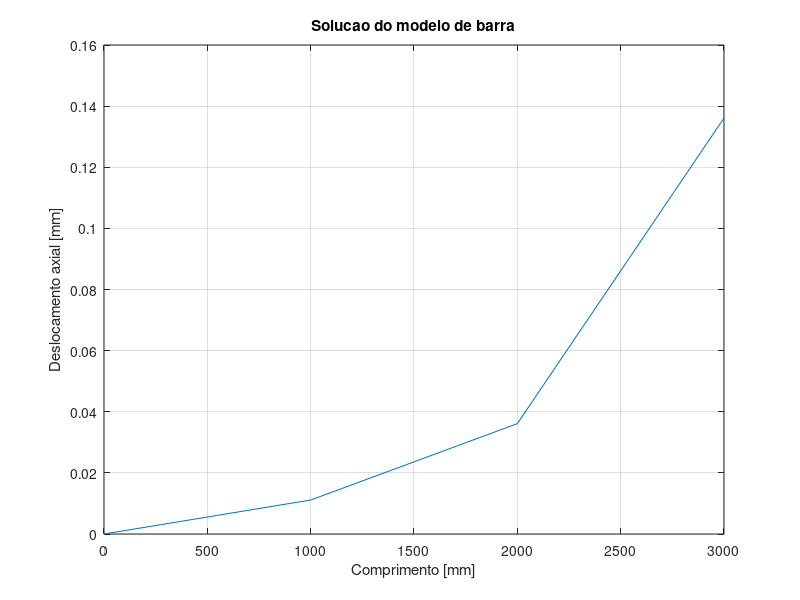
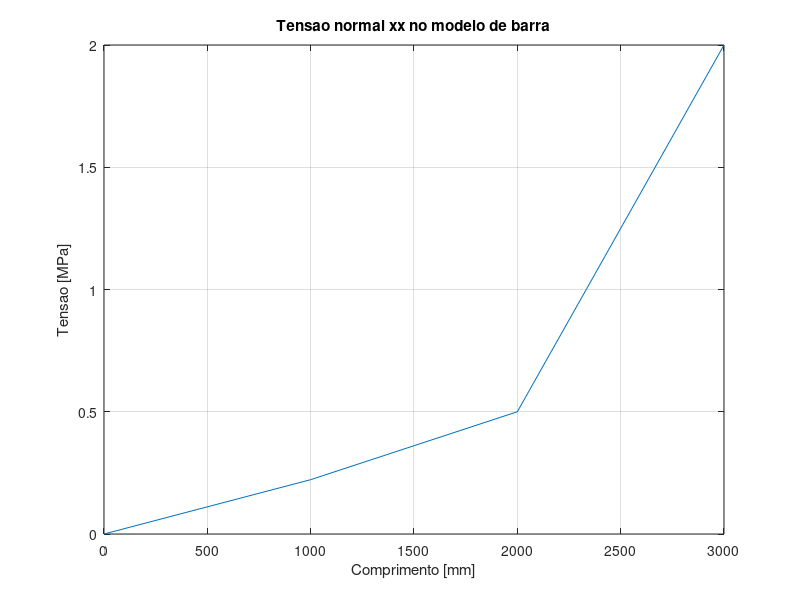

These charts were generated, in order, by the following MATLAB code:
% PROCEDIMENTO PARA ANALISE ESTRUTURAL DE UMA BARRA
% Desenvolvido por Antonio Vinicius G. Campos, 30/03/2020
clc,clear, close all
% Discretizacao das propriedades da barra
E=[200E9;200E9;200E9];
a1=0.03^2;
a2=0.02^2;
a3=0.01^2;
A = [a1,a2,a3];
l=1;
f4=2000;
nelm=3; % numero de elementos
ngdls=4; % numero de graus de liberdade
nlivres=[2,3,4]; % lista de graus de liberdade/nos livres
% Matrizes auxiliares
U = zeros(ngdls,1);
F = zeros(ngdls,1);
F(4)=f4;
K = zeros(ngdls,ngdls);
Sigxx = zeros(1,nelm); % Tensao XX
% Montagem da rigidez global
for i=1:nelm
   K(i:i+1,i:i+1)=K(i:i+1,i:i+1)+((A(i)*E(i))/l)*[1,-1;-1,1];
   Sigxx(i) = f4/A(i);
end
% Solucao do problema
U(nlivres)=(K(nlivres,nlivres)^-1)*F(nlivres);
% Pos-processamento
figure()
plot(1000*(0:(3*l/nelm):3*l),(U*1000))
title('Solucao do modelo de barra')
xlabel('Comprimento [mm]')
ylabel('Deslocamento axial [mm]')
grid on
figure()
plot(1000*(0:(3*l/nelm):3*l),[0,Sigxx/(10e6)])
title('Tensao normal xx no modelo de barra')
xlabel('Comprimento [mm]')
ylabel('Tensao [MPa]')
grid on

